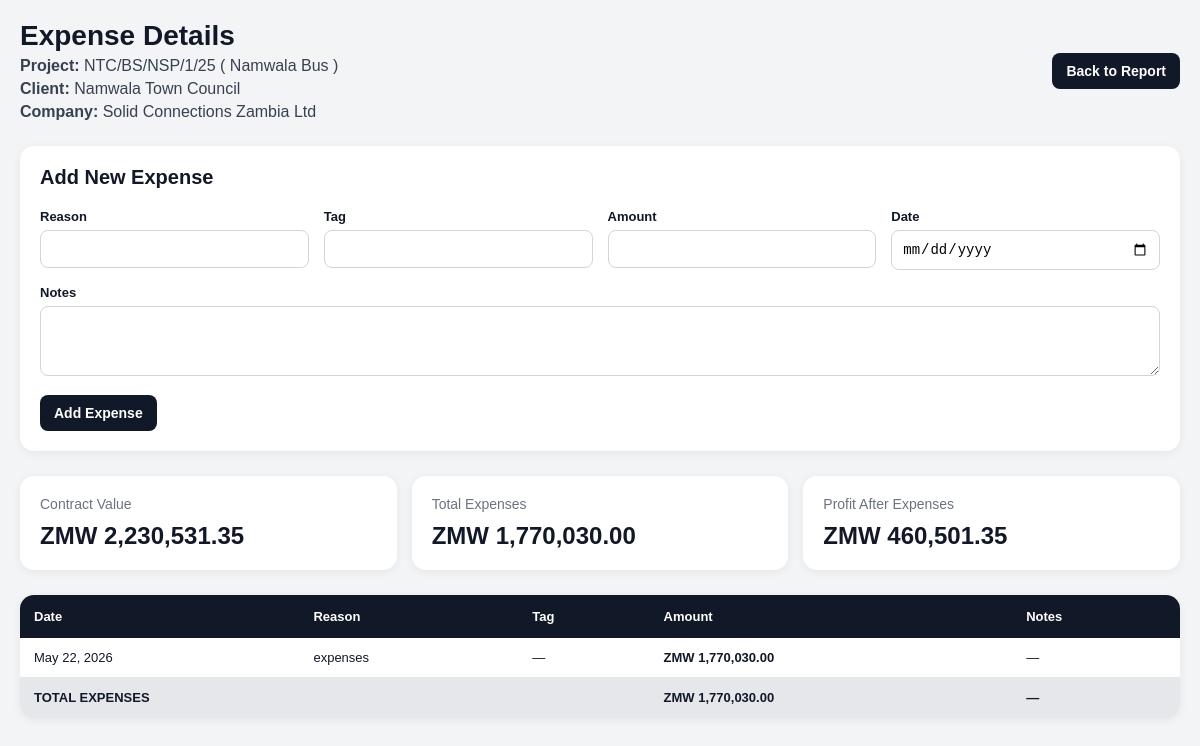
Page /reports/project-report/26/expenses/ on the committed database.
### reports/models.py (models this page shows, shortened)
class ProjectRecord(models.Model):
    STATUS_CHOICES = [
        ("Not started", "Not started"),
        ("Started", "Started"),
        ("Partial Done", "Partial Done"),
        ("Done", "Done"),
    ]
    company = models.CharField(max_length=255)
    project_supply = models.CharField("Project / Supply", max_length=255)
    client = models.CharField(max_length=255)
    start_date = models.DateField(null=True, blank=True)
    end_date = models.DateField(null=True, blank=True)
    contract_value = models.DecimalField(
        max_digits=15,
        decimal_places=2,
        default=0
    )
    paid_value = models.DecimalField(
        max_digits=15,
        decimal_places=2,
        default=0
    )
    status = models.CharField(
        max_length=50,
        choices=STATUS_CHOICES,
        default="Not started"
    )
    created_at = models.DateTimeField(auto_now_add=True)
    updated_at = models.DateTimeField(auto_now=True)
    class Meta:
        ordering = ["start_date", "created_at"]
        constraints = [
            models.UniqueConstraint(
                fields=["company", "project_supply", "client"],
                name="unique_company_project_client"
            )
        ]
    @property
    def expense_value(self):
        return sum(
            (expense.amount for expense in self.expenses.all()),
            Decimal("0.00")
        )
    @property
    def profit_value(self):
        return self.contract_value - self.expense_value

class ProjectExpense(models.Model):
    project = models.ForeignKey(
        ProjectRecord,
        on_delete=models.CASCADE,
        related_name="expenses"
    )
    date = models.DateField()
    reason = models.CharField(max_length=255)
    amount = models.DecimalField(
        max_digits=15,
        decimal_places=2
    )
    tag = models.ForeignKey(
        ExpenseTag,
        on_delete=models.SET_NULL,
        null=True,
        blank=True
    )
    notes = models.TextField(blank=True)
    created_at = models.DateTimeField(auto_now_add=True)
    class Meta:
        ordering = ["-date", "-created_at"]

### reports/views.py (the view, shortened to what this page needs)
def project_expenses(request, project_id):
    project = get_object_or_404(ProjectRecord, id=project_id)
    expenses = project.expenses.all().order_by("-date", "-created_at")
    return render(
        request,
        "reports/project_expenses.html",
        {
            "project": project,
            "expenses": expenses,
        }
    )

### reports/templates/reports/project_expenses.html (shortened to what this page needs)
{% load humanize %}
<!DOCTYPE html>
<html>
<head>
</head>
<body>
<div class="container">
    <div class="top-bar">
        <div class="project-info">
            <h1>Expense Details</h1>
            <p>
                <strong>Project:</strong>
                {{ project.project_supply }}
            </p>
            <p>
                <strong>Client:</strong>
                {{ project.client }}
            </p>
            <p>
                <strong>Company:</strong>
                {{ project.company }}
            </p>
        </div>
        <div class="actions">
            <a href="{% url 'project_report' %}" class="btn">
                Back to Report
            </a>
        </div>
    </div>
    <div class="form-box">
        <h2 class="form-title">
            Add New Expense
        </h2>
        <form method="post">
            <div class="form-grid">
                <div class="form-group">
                    <label>Reason</label>
                    <input
                        type="text"
                        name="reason"
                        required
                    >
                </div>
                <div class="form-group">
                    <label>Tag</label>
                    <input
                        type="text"
                        name="tag"
                    >
                </div>
                <div class="form-group">
                    <label>Amount</label>
                    <input
                        type="number"
                        step="0.01"
                        name="amount"
                        required
                    >
                </div>
                <div class="form-group">
                    <label>Date</label>
                    <input
                        type="date"
                        name="date"
                        required
                    >
                </div>
            </div>
            <div
                class="form-group"
                style="margin-top:15px;"
            >
                <label>Notes</label>
                <textarea
                    name="notes"
                    rows="3"
                ></textarea>
            </div>
            <button
                type="submit"
                class="btn"
                style="margin-top:15px;"
            >
                Add Expense
            </button>
        </form>
    </div>
    <div class="summary">
        <div class="card">
            <div class="card-title">
                Contract Value
            </div>
            <div class="card-value">
                ZMW {{ project.contract_value|floatformat:2|intcomma }}
            </div>
        </div>
        <div class="card">
            <div class="card-title">
                Total Expenses
            </div>
            <div class="card-value">
                ZMW {{ project.expense_value|floatformat:2|intcomma }}
            </div>
        </div>
        <div class="card">
            <div class="card-title">
                Profit After Expenses
            </div>
            <div class="card-value">
                ZMW {{ project.profit_value|floatformat:2|intcomma }}
            </div>
        </div>
    </div>
    <div class="table-container">
        <table>
            <thead>
                <tr>
                    <th>Date</th>
                    <th>Reason</th>
                    <th>Tag</th>
                    <th>Amount</th>
                    <th>Notes</th>
                </tr>
            </thead>
            <tbody>
                {% for expense in expenses %}
                <tr>
                    <td>
                        {{ expense.date }}
                    </td>
                    <td>
                        {{ expense.reason }}
                    </td>
                    <td>
                        {% if expense.tag %}
                            <span class="tag">
                                {{ expense.tag }}
                            </span>
                        {% else %}
                            —
                        {% endif %}
                    </td>
                    <td class="money">
                        ZMW {{ expense.amount|floatformat:2|intcomma }}
                    </td>
                    <td>
                        {{ expense.notes|default:"—" }}
                    </td>
                </tr>
                {% empty %}
                <tr>
                    <td colspan="5" class="empty">
                        No expenses added for this project yet.
                    </td>
                </tr>
                {% endfor %}
                <tr class="totals-row">
                    <td colspan="3">
                        TOTAL EXPENSES
                    </td>
                    <td class="money">
                        ZMW {{ project.expense_value|floatformat:2|intcomma }}
                    </td>
                    <td>
                        —
                    </td>
                </tr>
            </tbody>
        </table>
    </div>
</div>
</body>
</html>

### reports/templates/reports/project_expenses.html (style rules this page uses)
* { margin:0; padding:0; box-sizing:border-box; }
body { font-family:Arial, sans-serif; background:#f3f4f6; padding:20px; color:#111827; }
.container { max-width:1200px; margin:auto; }
.top-bar { display:flex; justify-content:space-between; align-items:center; margin-bottom:25px; flex-wrap:wrap; gap:10px; }
h1 { font-size:28px; }
.project-info p { margin-top:5px; color:#374151; }
.actions { display:flex; gap:10px; flex-wrap:wrap; }
.btn { background:#111827; color:white; padding:10px 14px; border-radius:8px; text-decoration:none; font-size:14px; font-weight:bold; display:inline-block; border:none; cursor:pointer; }
.summary { display:grid; grid-template-columns:repeat(auto-fit,minmax(220px,1fr)); gap:15px; margin-bottom:25px; }
.card { background:white; padding:20px; border-radius:14px; box-shadow:0 2px 10px rgba(0,0,0,0.06); }
.card-title { font-size:14px; color:#6b7280; margin-bottom:10px; }
.card-value { font-size:24px; font-weight:bold; }
.form-box { background:white; padding:20px; border-radius:14px; box-shadow:0 2px 10px rgba(0,0,0,0.06); margin-bottom:25px; }
.form-title { font-size:20px; margin-bottom:20px; }
.form-grid { display:grid; grid-template-columns:repeat(auto-fit,minmax(220px,1fr)); gap:15px; }
.form-group label { display:block; margin-bottom:6px; font-weight:bold; font-size:13px; }
.form-group input, .form-group textarea { width:100%; padding:10px; border:1px solid #d1d5db; border-radius:8px; font-size:14px; }
.form-group textarea { resize:vertical; }
.table-container { background:white; border-radius:14px; overflow:auto; box-shadow:0 2px 10px rgba(0,0,0,0.06); }
table { width:100%; border-collapse:collapse; min-width:900px; }
th { background:#111827; color:white; padding:14px; text-align:left; font-size:13px; }
td { padding:12px 14px; border-bottom:1px solid #e5e7eb; font-size:13px; vertical-align:top; }
.money { font-weight:bold; white-space:nowrap; }
.totals-row { background:#e5e7eb; font-weight:bold; }

### rows in the picture
ProjectRecord: project_supply "NTC/BS/NSP/1/25 ( Namwala Bus )", client "Namwala Town Council", company "Solid Connections Zambia Ltd", contract_value "2,230,531.35", expense_value "1,770,030.00", profit_value "460,501.35"
ProjectExpense: date "May 22, 2026", reason "expenses", amount "1,770,030.00", notes "—"
